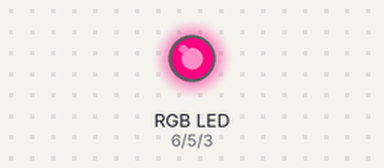
A sketch run on a simulated Arduino Uno, built with avr-gcc and run on an emulated ATmega328P. On the bench: an RGB LED mixed from three pins (HIGH = lit).

Above: at 0.1 s.
Timing chart, 0 to 1.6 s (numbered marks = the images above):
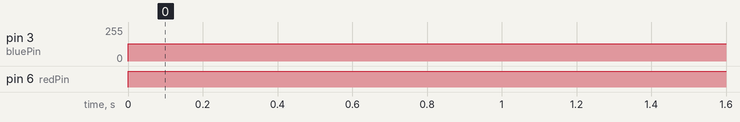

Measured:
- by itself, pin 3 (bluePin): 0/255 → 128/255 at 0.00 s
- by itself, pin 6 (redPin): LOW → HIGH at 0.00 s

The sketch:

RGB_LED.ino
```cpp
int redPin = 6;
int greenPin = 5;
int bluePin = 3;
String msg = "Please enter color: ";
String color;
int brightness = 100;
void setup() {
  // put your setup code here, to run once:
  Serial.begin(9600);
  pinMode(redPin, OUTPUT);
  pinMode(greenPin, OUTPUT);
  pinMode(bluePin, OUTPUT);
}

void loop() {
  // put your main code here, to run repeatedly:
    analogWrite(redPin, 255);
    analogWrite(greenPin, 0);
    analogWrite(bluePin, 128);

}
```
